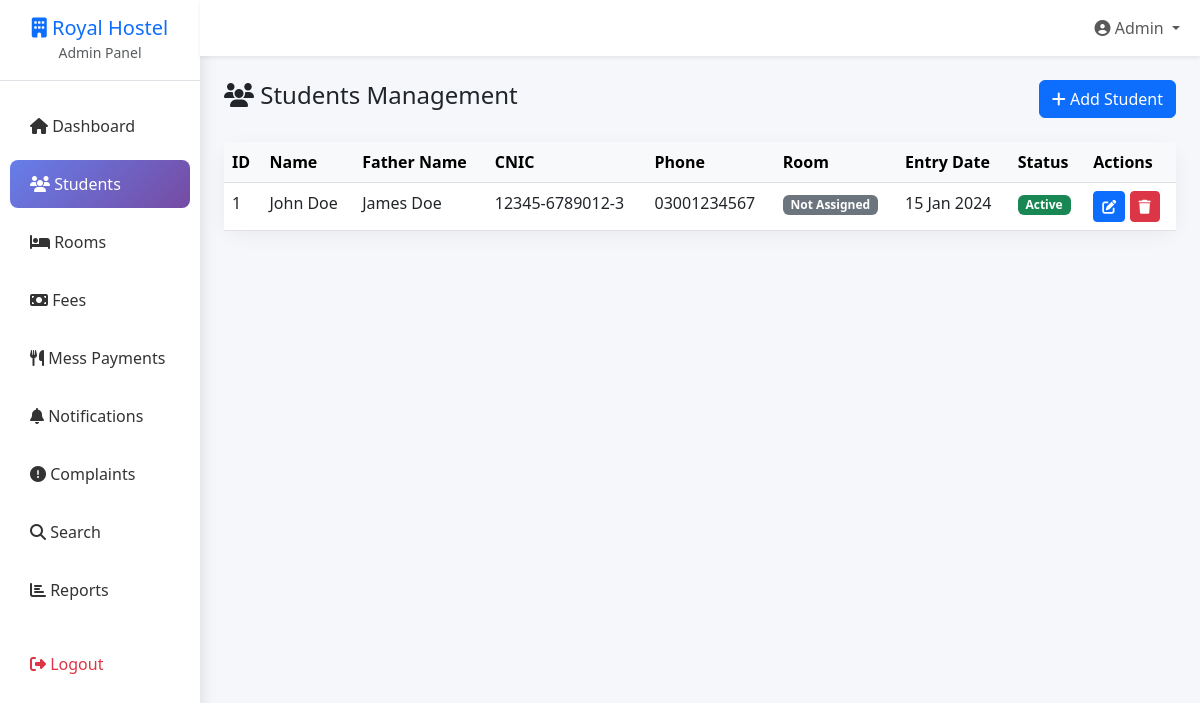
/students.php (signed in), run on the app's committed database.
### tables this page shows
CREATE TABLE IF NOT EXISTS students (
    id INT PRIMARY KEY AUTO_INCREMENT,
    user_id INT UNIQUE,
    student_name VARCHAR(100) NOT NULL,
    father_name VARCHAR(100) NOT NULL,
    cnic VARCHAR(20) UNIQUE NOT NULL,
    phone VARCHAR(20) NOT NULL,
    email VARCHAR(100),
    address TEXT,
    room_id INT,
    bed_number INT,
    entry_date DATE NOT NULL,
    monthly_fee DECIMAL(10,2) DEFAULT 0.00,
    status ENUM('active', 'inactive', 'left') DEFAULT 'active',
    created_at TIMESTAMP DEFAULT CURRENT_TIMESTAMP,
    updated_at TIMESTAMP DEFAULT CURRENT_TIMESTAMP ON UPDATE CURRENT_TIMESTAMP,
    FOREIGN KEY (user_id) REFERENCES users(id) ON DELETE CASCADE,
    FOREIGN KEY (room_id) REFERENCES rooms(id) ON DELETE SET NULL
);

### config.php (called while the page is built, shortened)
<?php
$conn = mysqli_connect(DB_SERVER, DB_USERNAME, DB_PASSWORD);
$sql = "CREATE DATABASE IF NOT EXISTS " . DB_NAME;
mysqli_query($conn, $sql);
mysqli_select_db($conn, DB_NAME);
mysqli_set_charset($conn, "utf8mb4");
function getAllStudents() {
    global $conn;
    $result = $conn->query("SELECT s.*, r.room_number, r.room_type
                           FROM students s
                           LEFT JOIN rooms r ON s.room_id = r.id
                           ORDER BY s.id DESC");
    return $result->fetch_all(MYSQLI_ASSOC);
}

### students.php (the view, shortened to what this page needs)
<?php
require_once '../includes/config.php';
$students = getAllStudents();
?>
<!DOCTYPE html>
<html lang="en">
<head>
    <link href="https://cdn.jsdelivr.net/npm/bootstrap@5.3.0/dist/css/bootstrap.min.css" rel="stylesheet">
    <link rel="stylesheet" href="https://cdnjs.cloudflare.com/ajax/libs/font-awesome/6.4.0/css/all.min.css">
</head>
<body>
    <div class="container-fluid">
        <div class="row">
            <div class="col-md-2 sidebar p-0">
                <div class="p-3 text-center border-bottom">
                    <h5 class="mb-0 text-primary">
                        <i class="fas fa-building"></i> Royal Hostel
                    </h5>
                    <small class="text-muted">Admin Panel</small>
                </div>
                <ul class="nav flex-column mt-3">
                    <li class="nav-item">
                        <a href="index.php" class="nav-link">
                            <i class="fas fa-home"></i> Dashboard
                        </a>
                    </li>
                    <li class="nav-item">
                        <a href="students.php" class="nav-link active">
                            <i class="fas fa-users"></i> Students
                        </a>
                    </li>
                    <li class="nav-item">
                        <a href="rooms.php" class="nav-link">
                            <i class="fas fa-bed"></i> Rooms
                        </a>
                    </li>
                    <li class="nav-item">
                        <a href="fees.php" class="nav-link">
                            <i class="fas fa-money-bill"></i> Fees
                        </a>
                    </li>
                    <li class="nav-item">
                        <a href="mess_payments.php" class="nav-link">
                            <i class="fas fa-utensils"></i> Mess Payments
                        </a>
                    </li>
                    <li class="nav-item">
                        <a href="notifications.php" class="nav-link">
                            <i class="fas fa-bell"></i> Notifications
                        </a>
                    </li>
                    <li class="nav-item">
                        <a href="complaints.php" class="nav-link">
                            <i class="fas fa-exclamation-circle"></i> Complaints
                        </a>
                    </li>
                    <li class="nav-item">
                        <a href="search.php" class="nav-link">
                            <i class="fas fa-search"></i> Search
                        </a>
                    </li>
                    <li class="nav-item">
                        <a href="reports.php" class="nav-link">
                            <i class="fas fa-chart-bar"></i> Reports
                        </a>
                    </li>
                    <li class="nav-item mt-3">
                        <a href="logout.php" class="nav-link text-danger">
                            <i class="fas fa-sign-out-alt"></i> Logout
                        </a>
                    </li>
                </ul>
            </div>
            <div class="col-md-10 p-0">
                <nav class="navbar navbar-expand-lg navbar-light bg-white shadow-sm">
                    <div class="container-fluid">
                        <div class="collapse navbar-collapse" id="navbarNav">
                            <ul class="navbar-nav ms-auto">
                                <li class="nav-item dropdown">
                                    <a class="nav-link dropdown-toggle" href="#" id="navbarDropdown" role="button" data-bs-toggle="dropdown">
                                        <i class="fas fa-user-circle"></i> <?php echo ucfirst($_SESSION['username']); ?>
                                    </a>
                                </li>
                            </ul>
                        </div>
                    </div>
                </nav>
                <div class="p-4">
                    <div class="d-flex justify-content-between align-items-center mb-4">
                        <h4><i class="fas fa-users"></i> Students Management</h4>
                        <a href="add_student.php" class="btn btn-primary">
                            <i class="fas fa-plus"></i> Add Student
                        </a>
                    </div>
                    <div class="table-card">
                        <div class="table-responsive">
                            <table class="table table-hover mb-0">
                                <thead class="table-light">
                                    <tr>
                                        <th>ID</th>
                                        <th>Name</th>
                                        <th>Father Name</th>
                                        <th>CNIC</th>
                                        <th>Phone</th>
                                        <th>Room</th>
                                        <th>Entry Date</th>
                                        <th>Status</th>
                                        <th>Actions</th>
                                    </tr>
                                </thead>
                                <tbody>
                                    <?php if (count($students) > 0): ?>
                                        <?php foreach ($students as $student): ?>
                                            <tr>
                                                <td><?php echo $student['id']; ?></td>
                                                <td><?php echo htmlspecialchars($student['student_name']); ?></td>
                                                <td><?php echo htmlspecialchars($student['father_name']); ?></td>
                                                <td><?php echo htmlspecialchars($student['cnic']); ?></td>
                                                <td><?php echo htmlspecialchars($student['phone']); ?></td>
                                                <td>
                                                    <?php if ($student['room_number']): ?>
                                                        <span class="badge bg-info"><?php echo $student['room_number']; ?></span>
                                                    <?php else: ?>
                                                        <span class="badge bg-secondary">Not Assigned</span>
                                                    <?php endif; ?>
                                                </td>
                                                <td><?php echo date('d M Y', strtotime($student['entry_date'])); ?></td>
                                                <td>
                                                    <?php
                                                    $statusClass = [
                                                        'active' => 'bg-success',
                                                        'inactive' => 'bg-secondary',
                                                        'left' => 'bg-danger'
                                                    ];
                                                    ?>
                                                    <span class="badge <?php echo $statusClass[$student['status']] ?? 'bg-secondary'; ?>">
                                                        <?php echo ucfirst($student['status']); ?>
                                                    </span>
                                                </td>
                                                <td>
                                                    <a href="edit_student.php?id=<?php echo $student['id']; ?>" class="btn btn-sm btn-primary">
                                                        <i class="fas fa-edit"></i>
                                                    </a>
                                                    <a href="students.php?delete=<?php echo $student['id']; ?>" class="btn btn-sm btn-danger" onclick="return confirm('Are you sure you want to delete this student?')">
                                                        <i class="fas fa-trash"></i>
                                                    </a>
                                                </td>
                                            </tr>
                                        <?php endforeach; ?>
                                    <?php endif; ?>
                                </tbody>
                            </table>
                        </div>
                    </div>
                </div>
            </div>
        </div>
    </div>
</body>
</html>

### students.php (style rules this page uses)
:root { --primary-color: #667eea; --secondary-color: #764ba2; }
body { background: #f5f7fa; }
.sidebar { background: white; min-height: 100vh; box-shadow: 2px 0 15px rgba(0, 0, 0, 0.1); }
.sidebar .nav-link { color: #333; padding: 12px 20px; border-radius: 8px; margin: 5px 10px; transition: all 0.3s; }
.sidebar .nav-link:hover, .sidebar .nav-link.active { background: linear-gradient(135deg, var(--primary-color), var(--secondary-color)); color: white; }
.table-card { background: white; border-radius: 15px; box-shadow: 0 5px 20px rgba(0, 0, 0, 0.05); }

### data on the page
students: id "1", student_name "John Doe", father_name "James Doe", cnic "12345-6789012-3", phone "03001234567", entry_date "15 Jan 2024", status "Active"

### other printed values
$_SESSION['username'] "Admin"
